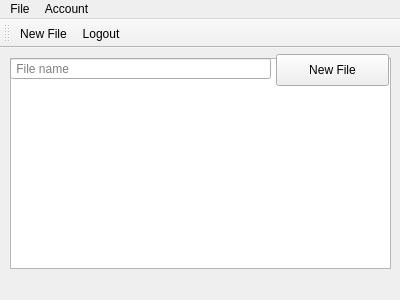
<?xml version="1.0" encoding="UTF-8"?>
<ui version="4.0">
 <class>ShowFiles</class>
 <widget class="QMainWindow" name="ShowFiles">
  <property name="geometry">
   <rect>
    <x>0</x>
    <y>0</y>
    <width>400</width>
    <height>300</height>
   </rect>
  </property>
  <property name="windowTitle">
   <string>Your Files</string>
  </property>
  <widget class="QWidget" name="centralWidget">
   <widget class="QListWidget" name="listWidget">
    <property name="geometry">
     <rect>
      <x>10</x>
      <y>10</y>
      <width>381</width>
      <height>211</height>
     </rect>
    </property>
   </widget>
   <widget class="QLineEdit" name="filename">
    <property name="geometry">
     <rect>
      <x>10</x>
      <y>10</y>
      <width>261</width>
      <height>21</height>
     </rect>
    </property>
    <property name="statusTip">
     <string/>
    </property>
    <property name="whatsThis">
     <string>&lt;html&gt;&lt;head/&gt;&lt;body&gt;&lt;p&gt;File name&lt;/p&gt;&lt;p&gt;&lt;br/&gt;&lt;/p&gt;&lt;/body&gt;&lt;/html&gt;</string>
    </property>
    <property name="accessibleDescription">
     <string/>
    </property>
    <property name="inputMask">
     <string/>
    </property>
    <property name="placeholderText">
     <string> File name</string>
    </property>
   </widget>
   <widget class="QPushButton" name="pushButton_newFile">
    <property name="geometry">
     <rect>
      <x>276</x>
      <y>6</y>
      <width>113</width>
      <height>32</height>
     </rect>
    </property>
    <property name="text">
     <string>New File</string>
    </property>
   </widget>
  </widget>
  <widget class="QMenuBar" name="menuBar">
   <property name="geometry">
    <rect>
     <x>0</x>
     <y>0</y>
     <width>400</width>
     <height>22</height>
    </rect>
   </property>
   <widget class="QMenu" name="menuFile">
    <property name="title">
     <string>File</string>
    </property>
    <addaction name="actionNew_File"/>
   </widget>
   <widget class="QMenu" name="menuAccount">
    <property name="title">
     <string>Account</string>
    </property>
   </widget>
   <addaction name="menuFile"/>
   <addaction name="menuAccount"/>
  </widget>
  <widget class="QToolBar" name="mainToolBar">
   <attribute name="toolBarArea">
    <enum>TopToolBarArea</enum>
   </attribute>
   <attribute name="toolBarBreak">
    <bool>false</bool>
   </attribute>
   <addaction name="actionNew_File"/>
   <addaction name="actionLogout"/>
  </widget>
  <action name="actionNew_File">
   <property name="checkable">
    <bool>false</bool>
   </property>
   <property name="icon">
    <iconset>
     <normaloff>:/rec/img/new-file.png</normaloff>:/rec/img/new-file.png</iconset>
   </property>
   <property name="text">
    <string>New File</string>
   </property>
  </action>
  <action name="actionLogout">
   <property name="checkable">
    <bool>false</bool>
   </property>
   <property name="enabled">
    <bool>true</bool>
   </property>
   <property name="icon">
    <iconset>
     <normaloff>:/rec/img/logout.png</normaloff>:/rec/img/logout.png</iconset>
   </property>
   <property name="text">
    <string>Logout</string>
   </property>
  </action>
 </widget>
 <layoutdefault spacing="6" margin="11"/>
 <resources/>
 <connections/>
</ui>
